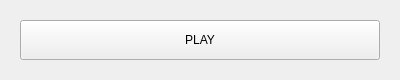
<?xml version="1.0" encoding="UTF-8"?>
<ui version="4.0">
 <class>MainWindow</class>
 <widget class="QMainWindow" name="MainWindow">
  <property name="geometry">
   <rect>
    <x>0</x>
    <y>0</y>
    <width>400</width>
    <height>80</height>
   </rect>
  </property>
  <property name="sizePolicy">
   <sizepolicy hsizetype="Fixed" vsizetype="Fixed">
    <horstretch>0</horstretch>
    <verstretch>0</verstretch>
   </sizepolicy>
  </property>
  <property name="minimumSize">
   <size>
    <width>400</width>
    <height>80</height>
   </size>
  </property>
  <property name="maximumSize">
   <size>
    <width>400</width>
    <height>80</height>
   </size>
  </property>
  <property name="windowTitle">
   <string>MainWindow</string>
  </property>
  <widget class="QWidget" name="centralwidget">
   <widget class="QPushButton" name="pushButton">
    <property name="geometry">
     <rect>
      <x>20</x>
      <y>20</y>
      <width>360</width>
      <height>40</height>
     </rect>
    </property>
    <property name="text">
     <string>PLAY</string>
    </property>
    <property name="checkable">
     <bool>true</bool>
    </property>
   </widget>
  </widget>
 </widget>
 <resources/>
 <connections/>
</ui>
